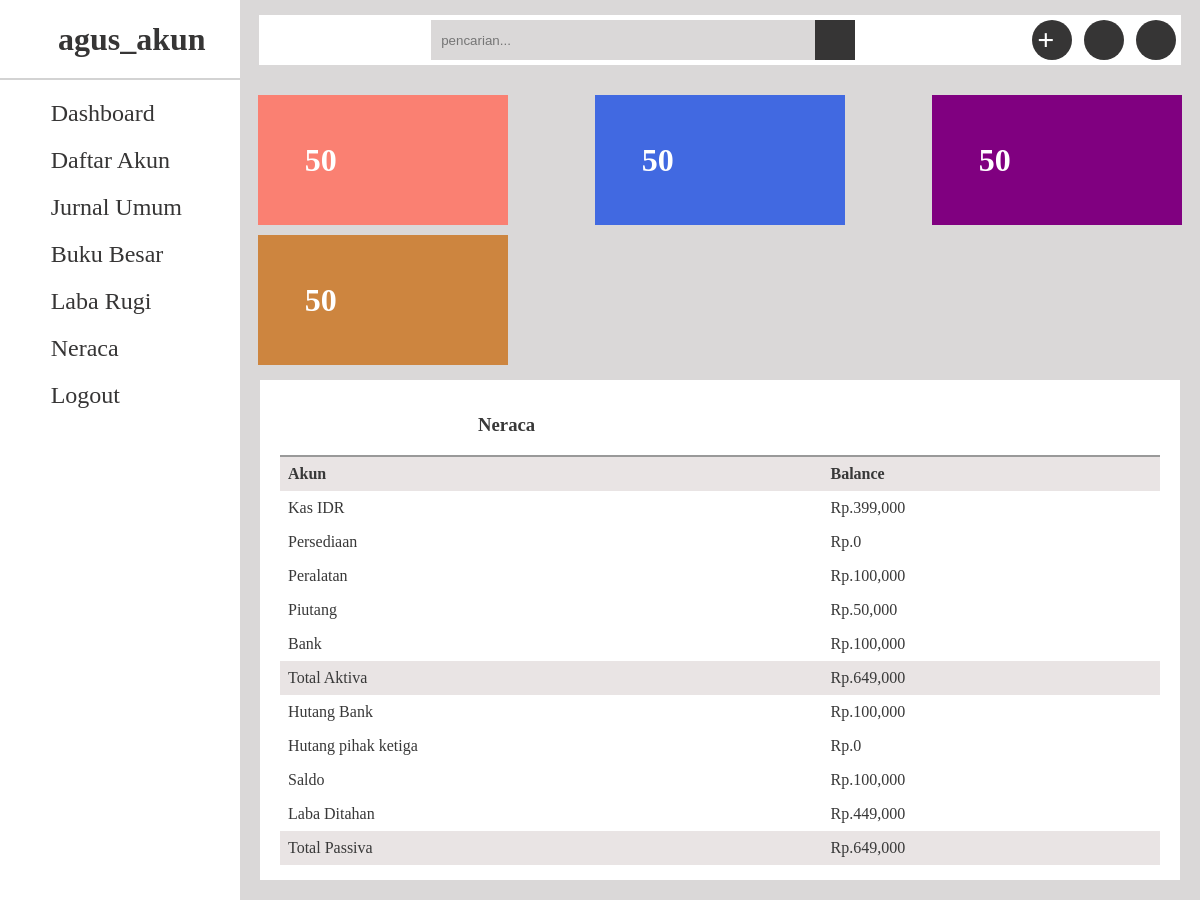
The app's page /neraca/ (signed in) with its own data.
### akun/models.py (models this page shows, shortened)
class User(AbstractUser):
    operator = models.BooleanField('Operator', default=False)

class Profil(models.Model):
    nama_akun = models.CharField(max_length=50)
    nomor = models.CharField(max_length=50)
    operator = models.ForeignKey(User, on_delete=models.CASCADE)
    pos = models.CharField(max_length=30, choices=[
        ('laba rugi', 'laba rugi'),
        ('neraca', 'neraca')
    ])
    master_akun = models.CharField(max_length=30, choices=[
        ('aktiva', 'aktiva'),
        ('passiva', 'passiva'),
        ('pendapatan', 'pendapatan'),
        ('beban', 'beban')
    ])
    saldo_normal = models.CharField(max_length=30, choices=[
        ('debit','debit'),
        ('kredit','kredit'),
    ])

### akun/views.py (the view)
# urls.py: path('neraca/', views.NeracaView.as_view(), name='neraca'),
class NeracaView(TemplateView):
    template_name='user/neraca.html'
    def get_context_data(self, **kwargs):
        context = super().get_context_data(**kwargs)
        accounts = Profil.objects.filter(pos='neraca', operator=self.request.user)
        jurnal_list = JurnalUmum.objects.filter(operator=self.request.user)
        ledgers_aktiva = {}
        ledgers_passiva = {}
        total_aktiva = 0
        total_passiva = 0
        for account in accounts:
            transactions = jurnal_list.filter(akun=account)
            total_debit = transactions.aggregate(total_debit=Sum('debit'))['total_debit'] or 0
            total_kredit = transactions.aggregate(total_kredit=Sum('kredit'))['total_kredit'] or 0
            balance = total_debit - total_kredit
            if account.master_akun == 'aktiva':
                ledgers_aktiva[account.nama_akun] ={
                    'total_debit': total_debit,
                    'total_kredit': total_kredit,
                    'balance': abs(balance)
                }
                total_aktiva += balance
            elif account.master_akun == 'passiva':
                ledgers_passiva[account.nama_akun] ={
                    'total_debit':total_debit,
                    'total_kredit':total_kredit,
                    'balance': abs(balance)
                }
                total_passiva += balance
        neraca = total_aktiva + total_passiva
        context['ledgers_aktiva'] = ledgers_aktiva
        context['ledgers_passiva'] = ledgers_passiva
        context['total_aktiva'] = total_aktiva
        context['total_passiva'] = total_passiva
        context['neraca'] = neraca
        return context

### templates/user/neraca.html (shortened to what this page needs)
{% extends 'base.html' %}

### templates/includes/sidebar.html
<div class="sidebar">
    <div class="brand">
        <i class="fa-solid fa-qrcode"></i>&nbsp;&nbsp;
        <h1>{{user.username}}</h1>
    </div>
    <ul>
        <li><i class="fa-solid fa-gauge"></i>&nbsp;&nbsp;</fa-gauge><span><a href="{% url 'user:beranda' %}">Dashboard</a></span></li>
        <li><i class="fas fa-hands-helping"></i>&nbsp;&nbsp;<span><a href="{% url 'user:daftar_akun' %}">Daftar Akun</a></span></li>
        <li><i class="fa-solid fa-hand-holding-dollar"></i>&nbsp;&nbsp;<span><a href="{% url 'user:jurnal' %}">Jurnal Umum</a></span></li>
        <li><i class="fa-regular fa-circle-question"></i>&nbsp;&nbsp;<span><a href="{% url 'user:buku_besar' %}">Buku Besar</a></span></li>
        <li><i class="fa-solid fa-gear"></i>&nbsp;&nbsp;<span><a href="{% url 'user:laba_rugi' %}">Laba Rugi</a></span></li>
        <li><i class="fas fa-sign-out-alt"></i>&nbsp;&nbsp;<span><a href="{% url 'user:neraca' %}">Neraca</a></span></li>
        <li><i class="fas fa-sign-out-alt"></i>&nbsp;&nbsp;<span><a href="{% url 'user:logout' %}">Logout</a></span></li>
    </ul>
</div>

### templates/includes/neraca.html
{% load humanize %}
<div class="payments">
    <div class="title">
        <h3>Neraca</h3>
        <div class="ikon">
            <button onabort="printPDF()" class="pdf">
                <i class="fas fa-file-pdf"></i>
            </button>
            <i class="fas fa-file-excel"></i>
        </div>
    </div>
    <table>
        <thead>
            <tr class="title-table">
                <th>Akun</th>
                <th>Balance</th>
            </tr>
        </thead>
        <tbody>
            {% for akun, data in ledgers_aktiva.items %}
            <tr>
                <td>{{ akun }}</td>
                <td>Rp.{{ data.balance |intcomma }}</td>
            </tr>
            {% endfor %}
            <tr class="title-table">
                <td>Total Aktiva</td>
                <td>Rp.{{ total_aktiva|intcomma }}</td>
            </tr>
            {% for akun, data in ledgers_passiva.items %}
            <tr>
                <td>{{ akun }}</td>
                <td>Rp.{{ data.balance|intcomma }}</td>
            </tr>
            {% endfor %}
            <tr>
                <td>Laba Ditahan</td>
                <td>Rp.{{ neraca|intcomma }}</td>
            </tr>
            <tr class="title-table">
                <td>Total Passiva</td>
                <td>Rp.{{ total_aktiva|intcomma }}</td>
            </tr>
        </tbody>
    </table>
</div>

### static/css/style.css (style rules this page uses)
* { padding: 0; margin: 0; box-sizing: border-box; text-decoration: none; list-style: none; }
.title-table { background-color: #e9e4e4; }
table { border-collapse: collapse; }
button { background-color: transparent; border: none; }
.fa-file-pdf { color: #E62E2E; font-size: 30px; }
.fa-file-excel { color: #4CAF50; font-size: 30px; }
.profil, .sidebar, .poster { width: 60%; height: 100%; display: flex; flex-direction: column; justify-content: center; align-items: center; }
.sidebar { position: fixed; background: white; width: 20vw; min-height: 100vh; display: flex; flex-direction: column; justify-content: start; align-items: start; }
.brand { height: 10vh; width: 100%; display: flex; align-items: center; justify-content: center; border-bottom: 2px solid lightgray; margin-bottom: 10px; color:#363535; cursor: pointer; }
.brand i { font-size: 20px; }
.sidebar ul { width: 100%; }
.sidebar ul li { font-size: 24px; padding: 10px 20px; color: #363535; display: flex; align-items: center; cursor: pointer; width: 100%; }
a { color: #363535; }
.payments { min-height: 50vh; flex: 5; background:white; margin: 0 20px 20px 20px; display: flex; flex-direction: column; color: #383838; padding: 15px 20px; }
.title { display: flex; align-items: center; justify-content: space-around; padding: 15px 10px; border-bottom: 2px solid #999; }
table { padding: 10px; }
th,td { text-align: left; padding: 8px; }

### records on screen
User: username "agus_akun"
Profil: ledgers_aktiva "Kas IDR"
Profil: ledgers_aktiva "Persediaan"
Profil: ledgers_aktiva "Peralatan"
Profil: ledgers_aktiva "Piutang"
Profil: ledgers_aktiva "Bank"
Profil: ledgers_passiva "Hutang Bank"
Profil: ledgers_passiva "Hutang pihak ketiga"
Profil: ledgers_passiva "Saldo"

### other values on screen
{{ data.balance |intcomma }} "399,000" "0" "100,000" "50,000" "100,000"
{{ total_aktiva|intcomma }} "649,000"
{{ data.balance|intcomma }} "100,000" "0" "100,000"
{{ neraca|intcomma }} "449,000"
